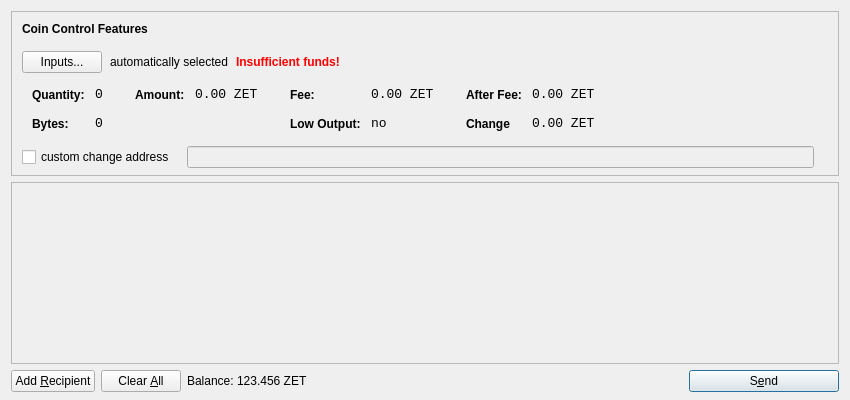
<?xml version="1.0" encoding="UTF-8"?>
<ui version="4.0">
 <class>SendCoinsDialog</class>
 <widget class="QDialog" name="SendCoinsDialog">
  <property name="geometry">
   <rect>
    <x>0</x>
    <y>0</y>
    <width>850</width>
    <height>400</height>
   </rect>
  </property>
  <property name="windowTitle">
   <string>Send Coins</string>
  </property>
  <layout class="QVBoxLayout" name="verticalLayout" stretch="0,1,0">
   <property name="bottomMargin">
    <number>8</number>
   </property>
   <item>
    <widget class="QFrame" name="frameCoinControl">
     <property name="sizePolicy">
      <sizepolicy hsizetype="Expanding" vsizetype="Expanding">
       <horstretch>0</horstretch>
       <verstretch>0</verstretch>
      </sizepolicy>
     </property>
     <property name="maximumSize">
      <size>
       <width>16777215</width>
       <height>16777215</height>
      </size>
     </property>
     <property name="frameShape">
      <enum>QFrame::StyledPanel</enum>
     </property>
     <property name="frameShadow">
      <enum>QFrame::Sunken</enum>
     </property>
     <layout class="QVBoxLayout" name="verticalLayoutCoinControl2">
      <property name="spacing">
       <number>-1</number>
      </property>
      <property name="leftMargin">
       <number>0</number>
      </property>
      <property name="topMargin">
       <number>0</number>
      </property>
      <property name="rightMargin">
       <number>0</number>
      </property>
      <property name="bottomMargin">
       <number>6</number>
      </property>
      <item>
       <layout class="QVBoxLayout" name="verticalLayoutCoinControl" stretch="0,0,0,0,1">
        <property name="spacing">
         <number>0</number>
        </property>
        <property name="leftMargin">
         <number>10</number>
        </property>
        <property name="topMargin">
         <number>10</number>
        </property>
        <item>
         <layout class="QHBoxLayout" name="horizontalLayoutCoinControl1">
          <property name="bottomMargin">
           <number>15</number>
          </property>
          <item>
           <widget class="QLabel" name="labelCoinControlFeatures">
            <property name="sizePolicy">
             <sizepolicy hsizetype="Preferred" vsizetype="Maximum">
              <horstretch>0</horstretch>
              <verstretch>0</verstretch>
             </sizepolicy>
            </property>
            <property name="font">
             <font>
              <weight>75</weight>
              <bold>true</bold>
             </font>
            </property>
            <property name="styleSheet">
             <string notr="true">font-weight:bold;</string>
            </property>
            <property name="text">
             <string>Coin Control Features</string>
            </property>
           </widget>
          </item>
         </layout>
        </item>
        <item>
         <layout class="QHBoxLayout" name="horizontalLayoutCoinControl2" stretch="0,0,0,0">
          <property name="spacing">
           <number>8</number>
          </property>
          <property name="bottomMargin">
           <number>10</number>
          </property>
          <item>
           <widget class="QPushButton" name="pushButtonCoinControl">
            <property name="styleSheet">
             <string notr="true"/>
            </property>
            <property name="text">
             <string>Inputs...</string>
            </property>
           </widget>
          </item>
          <item>
           <widget class="QLabel" name="labelCoinControlAutomaticallySelected">
            <property name="text">
             <string>automatically selected</string>
            </property>
            <property name="margin">
             <number>5</number>
            </property>
           </widget>
          </item>
          <item>
           <widget class="QLabel" name="labelCoinControlInsuffFunds">
            <property name="font">
             <font>
              <weight>75</weight>
              <bold>true</bold>
             </font>
            </property>
            <property name="styleSheet">
             <string notr="true">color:red;font-weight:bold;</string>
            </property>
            <property name="text">
             <string>Insufficient funds!</string>
            </property>
            <property name="margin">
             <number>5</number>
            </property>
           </widget>
          </item>
          <item>
           <spacer name="horizontalSpacerCoinControl">
            <property name="orientation">
             <enum>Qt::Horizontal</enum>
            </property>
            <property name="sizeHint" stdset="0">
             <size>
              <width>40</width>
              <height>1</height>
             </size>
            </property>
           </spacer>
          </item>
         </layout>
        </item>
        <item>
         <widget class="QWidget" name="widgetCoinControl" native="true">
          <property name="sizePolicy">
           <sizepolicy hsizetype="Preferred" vsizetype="Preferred">
            <horstretch>0</horstretch>
            <verstretch>0</verstretch>
           </sizepolicy>
          </property>
          <property name="minimumSize">
           <size>
            <width>0</width>
            <height>0</height>
           </size>
          </property>
          <property name="styleSheet">
           <string notr="true"/>
          </property>
          <layout class="QHBoxLayout" name="horizontalLayoutCoinControl5">
           <property name="margin">
            <number>0</number>
           </property>
           <item>
            <layout class="QHBoxLayout" name="horizontalLayoutCoinControl3" stretch="0,0,0,1">
             <property name="spacing">
              <number>20</number>
             </property>
             <property name="topMargin">
              <number>0</number>
             </property>
             <property name="bottomMargin">
              <number>10</number>
             </property>
             <item>
              <layout class="QFormLayout" name="formLayoutCoinControl1">
               <property name="horizontalSpacing">
                <number>10</number>
               </property>
               <property name="verticalSpacing">
                <number>14</number>
               </property>
               <property name="leftMargin">
                <number>10</number>
               </property>
               <property name="topMargin">
                <number>4</number>
               </property>
               <property name="rightMargin">
                <number>6</number>
               </property>
               <item row="0" column="0">
                <widget class="QLabel" name="labelCoinControlQuantityText">
                 <property name="styleSheet">
                  <string notr="true">font-weight:bold;</string>
                 </property>
                 <property name="text">
                  <string>Quantity:</string>
                 </property>
                 <property name="margin">
                  <number>0</number>
                 </property>
                </widget>
               </item>
               <item row="0" column="1">
                <widget class="QLabel" name="labelCoinControlQuantity">
                 <property name="font">
                  <font>
                   <family>Monospace</family>
                   <pointsize>10</pointsize>
                  </font>
                 </property>
                 <property name="cursor">
                  <cursorShape>IBeamCursor</cursorShape>
                 </property>
                 <property name="contextMenuPolicy">
                  <enum>Qt::ActionsContextMenu</enum>
                 </property>
                 <property name="text">
                  <string>0</string>
                 </property>
                 <property name="margin">
                  <number>0</number>
                 </property>
                 <property name="textInteractionFlags">
                  <set>Qt::LinksAccessibleByMouse|Qt::TextSelectableByKeyboard|Qt::TextSelectableByMouse</set>
                 </property>
                </widget>
               </item>
               <item row="1" column="0">
                <widget class="QLabel" name="labelCoinControlBytesText">
                 <property name="styleSheet">
                  <string notr="true">font-weight:bold;</string>
                 </property>
                 <property name="text">
                  <string>Bytes:</string>
                 </property>
                </widget>
               </item>
               <item row="1" column="1">
                <widget class="QLabel" name="labelCoinControlBytes">
                 <property name="font">
                  <font>
                   <family>Monospace</family>
                   <pointsize>10</pointsize>
                  </font>
                 </property>
                 <property name="cursor">
                  <cursorShape>IBeamCursor</cursorShape>
                 </property>
                 <property name="contextMenuPolicy">
                  <enum>Qt::ActionsContextMenu</enum>
                 </property>
                 <property name="text">
                  <string>0</string>
                 </property>
                 <property name="textInteractionFlags">
                  <set>Qt::LinksAccessibleByMouse|Qt::TextSelectableByKeyboard|Qt::TextSelectableByMouse</set>
                 </property>
                </widget>
               </item>
              </layout>
             </item>
             <item>
              <layout class="QFormLayout" name="formLayoutCoinControl2">
               <property name="horizontalSpacing">
                <number>10</number>
               </property>
               <property name="verticalSpacing">
                <number>14</number>
               </property>
               <property name="leftMargin">
                <number>6</number>
               </property>
               <property name="topMargin">
                <number>4</number>
               </property>
               <property name="rightMargin">
                <number>6</number>
               </property>
               <item row="0" column="0">
                <widget class="QLabel" name="labelCoinControlAmountText">
                 <property name="styleSheet">
                  <string notr="true">font-weight:bold;</string>
                 </property>
                 <property name="text">
                  <string>Amount:</string>
                 </property>
                 <property name="margin">
                  <number>0</number>
                 </property>
                </widget>
               </item>
               <item row="0" column="1">
                <widget class="QLabel" name="labelCoinControlAmount">
                 <property name="font">
                  <font>
                   <family>Monospace</family>
                   <pointsize>10</pointsize>
                  </font>
                 </property>
                 <property name="cursor">
                  <cursorShape>IBeamCursor</cursorShape>
                 </property>
                 <property name="contextMenuPolicy">
                  <enum>Qt::ActionsContextMenu</enum>
                 </property>
                 <property name="text">
                  <string notr="true">0.00 ZET</string>
                 </property>
                 <property name="textInteractionFlags">
                  <set>Qt::LinksAccessibleByMouse|Qt::TextSelectableByKeyboard|Qt::TextSelectableByMouse</set>
                 </property>
                </widget>
               </item>
              </layout>
             </item>
             <item>
              <layout class="QFormLayout" name="formLayoutCoinControl3">
               <property name="horizontalSpacing">
                <number>10</number>
               </property>
               <property name="verticalSpacing">
                <number>14</number>
               </property>
               <property name="leftMargin">
                <number>6</number>
               </property>
               <property name="topMargin">
                <number>4</number>
               </property>
               <property name="rightMargin">
                <number>6</number>
               </property>
               <item row="0" column="0">
                <widget class="QLabel" name="labelCoinControlFeeText">
                 <property name="styleSheet">
                  <string notr="true">font-weight:bold;</string>
                 </property>
                 <property name="text">
                  <string>Fee:</string>
                 </property>
                 <property name="margin">
                  <number>0</number>
                 </property>
                </widget>
               </item>
               <item row="0" column="1">
                <widget class="QLabel" name="labelCoinControlFee">
                 <property name="font">
                  <font>
                   <family>Monospace</family>
                   <pointsize>10</pointsize>
                  </font>
                 </property>
                 <property name="cursor">
                  <cursorShape>IBeamCursor</cursorShape>
                 </property>
                 <property name="contextMenuPolicy">
                  <enum>Qt::ActionsContextMenu</enum>
                 </property>
                 <property name="text">
                  <string notr="true">0.00 ZET</string>
                 </property>
                 <property name="textInteractionFlags">
                  <set>Qt::LinksAccessibleByMouse|Qt::TextSelectableByKeyboard|Qt::TextSelectableByMouse</set>
                 </property>
                </widget>
               </item>
               <item row="1" column="0">
                <widget class="QLabel" name="labelCoinControlLowOutputText">
                 <property name="styleSheet">
                  <string notr="true">font-weight:bold;</string>
                 </property>
                 <property name="text">
                  <string>Low Output:</string>
                 </property>
                </widget>
               </item>
               <item row="1" column="1">
                <widget class="QLabel" name="labelCoinControlLowOutput">
                 <property name="font">
                  <font>
                   <family>Monospace</family>
                   <pointsize>10</pointsize>
                  </font>
                 </property>
                 <property name="cursor">
                  <cursorShape>IBeamCursor</cursorShape>
                 </property>
                 <property name="contextMenuPolicy">
                  <enum>Qt::ActionsContextMenu</enum>
                 </property>
                 <property name="text">
                  <string>no</string>
                 </property>
                 <property name="textInteractionFlags">
                  <set>Qt::LinksAccessibleByMouse|Qt::TextSelectableByKeyboard|Qt::TextSelectableByMouse</set>
                 </property>
                </widget>
               </item>
              </layout>
             </item>
             <item>
              <layout class="QFormLayout" name="formLayoutCoinControl4">
               <property name="horizontalSpacing">
                <number>10</number>
               </property>
               <property name="verticalSpacing">
                <number>14</number>
               </property>
               <property name="leftMargin">
                <number>6</number>
               </property>
               <property name="topMargin">
                <number>4</number>
               </property>
               <property name="rightMargin">
                <number>6</number>
               </property>
               <item row="0" column="0">
                <widget class="QLabel" name="labelCoinControlAfterFeeText">
                 <property name="styleSheet">
                  <string notr="true">font-weight:bold;</string>
                 </property>
                 <property name="text">
                  <string>After Fee:</string>
                 </property>
                 <property name="margin">
                  <number>0</number>
                 </property>
                </widget>
               </item>
               <item row="0" column="1">
                <widget class="QLabel" name="labelCoinControlAfterFee">
                 <property name="font">
                  <font>
                   <family>Monospace</family>
                   <pointsize>10</pointsize>
                  </font>
                 </property>
                 <property name="cursor">
                  <cursorShape>IBeamCursor</cursorShape>
                 </property>
                 <property name="contextMenuPolicy">
                  <enum>Qt::ActionsContextMenu</enum>
                 </property>
                 <property name="text">
                  <string notr="true">0.00 ZET</string>
                 </property>
                 <property name="textInteractionFlags">
                  <set>Qt::LinksAccessibleByMouse|Qt::TextSelectableByKeyboard|Qt::TextSelectableByMouse</set>
                 </property>
                </widget>
               </item>
               <item row="1" column="0">
                <widget class="QLabel" name="labelCoinControlChangeText">
                 <property name="styleSheet">
                  <string notr="true">font-weight:bold;</string>
                 </property>
                 <property name="text">
                  <string>Change</string>
                 </property>
                </widget>
               </item>
               <item row="1" column="1">
                <widget class="QLabel" name="labelCoinControlChange">
                 <property name="font">
                  <font>
                   <family>Monospace</family>
                   <pointsize>10</pointsize>
                  </font>
                 </property>
                 <property name="cursor">
                  <cursorShape>IBeamCursor</cursorShape>
                 </property>
                 <property name="contextMenuPolicy">
                  <enum>Qt::ActionsContextMenu</enum>
                 </property>
                 <property name="text">
                  <string notr="true">0.00 ZET</string>
                 </property>
                 <property name="textInteractionFlags">
                  <set>Qt::LinksAccessibleByMouse|Qt::TextSelectableByKeyboard|Qt::TextSelectableByMouse</set>
                 </property>
                </widget>
               </item>
              </layout>
             </item>
            </layout>
           </item>
          </layout>
         </widget>
        </item>
        <item>
         <layout class="QHBoxLayout" name="horizontalLayoutCoinControl4" stretch="0,0,0">
          <property name="spacing">
           <number>12</number>
          </property>
          <property name="sizeConstraint">
           <enum>QLayout::SetDefaultConstraint</enum>
          </property>
          <property name="topMargin">
           <number>5</number>
          </property>
          <property name="rightMargin">
           <number>5</number>
          </property>
          <item>
           <widget class="QCheckBox" name="checkBoxCoinControlChange">
            <property name="text">
             <string>custom change address</string>
            </property>
           </widget>
          </item>
          <item>
           <widget class="QLineEdit" name="lineEditCoinControlChange">
            <property name="enabled">
             <bool>false</bool>
            </property>
            <property name="sizePolicy">
             <sizepolicy hsizetype="Expanding" vsizetype="Fixed">
              <horstretch>0</horstretch>
              <verstretch>0</verstretch>
             </sizepolicy>
            </property>
           </widget>
          </item>
          <item>
           <widget class="QLabel" name="labelCoinControlChangeLabel">
            <property name="sizePolicy">
             <sizepolicy hsizetype="Preferred" vsizetype="Expanding">
              <horstretch>0</horstretch>
              <verstretch>0</verstretch>
             </sizepolicy>
            </property>
            <property name="minimumSize">
             <size>
              <width>0</width>
              <height>0</height>
             </size>
            </property>
            <property name="text">
             <string/>
            </property>
            <property name="margin">
             <number>3</number>
            </property>
           </widget>
          </item>
         </layout>
        </item>
        <item>
         <spacer name="verticalSpacerCoinControl">
          <property name="orientation">
           <enum>Qt::Vertical</enum>
          </property>
          <property name="sizeHint" stdset="0">
           <size>
            <width>800</width>
            <height>1</height>
           </size>
          </property>
         </spacer>
        </item>
       </layout>
      </item>
     </layout>
    </widget>
   </item>
   <item>
    <widget class="QScrollArea" name="scrollArea">
     <property name="widgetResizable">
      <bool>true</bool>
     </property>
     <widget class="QWidget" name="scrollAreaWidgetContents">
      <property name="geometry">
       <rect>
        <x>0</x>
        <y>0</y>
        <width>830</width>
        <height>165</height>
       </rect>
      </property>
      <layout class="QVBoxLayout" name="verticalLayout_2">
       <property name="margin">
        <number>0</number>
       </property>
       <item>
        <layout class="QVBoxLayout" name="entries">
         <property name="spacing">
          <number>6</number>
         </property>
        </layout>
       </item>
       <item>
        <spacer name="verticalSpacer">
         <property name="orientation">
          <enum>Qt::Vertical</enum>
         </property>
         <property name="sizeHint" stdset="0">
          <size>
           <width>20</width>
           <height>40</height>
          </size>
         </property>
        </spacer>
       </item>
      </layout>
     </widget>
    </widget>
   </item>
   <item>
    <layout class="QHBoxLayout" name="horizontalLayout">
     <item>
      <widget class="QPushButton" name="addButton">
       <property name="toolTip">
        <string>Send to multiple recipients at once</string>
       </property>
       <property name="text">
        <string>Add &amp;Recipient</string>
       </property>
       <property name="autoDefault">
        <bool>false</bool>
       </property>
      </widget>
     </item>
     <item>
      <widget class="QPushButton" name="clearButton">
       <property name="sizePolicy">
        <sizepolicy hsizetype="Minimum" vsizetype="Fixed">
         <horstretch>0</horstretch>
         <verstretch>0</verstretch>
        </sizepolicy>
       </property>
       <property name="toolTip">
        <string>Remove all transaction fields</string>
       </property>
       <property name="text">
        <string>Clear &amp;All</string>
       </property>
       <property name="autoRepeatDelay">
        <number>300</number>
       </property>
       <property name="autoDefault">
        <bool>false</bool>
       </property>
      </widget>
     </item>
     <item>
      <layout class="QHBoxLayout" name="horizontalLayout_2">
       <property name="spacing">
        <number>3</number>
       </property>
       <item>
        <widget class="QLabel" name="label">
         <property name="sizePolicy">
          <sizepolicy hsizetype="Preferred" vsizetype="Fixed">
           <horstretch>0</horstretch>
           <verstretch>0</verstretch>
          </sizepolicy>
         </property>
         <property name="text">
          <string>Balance:</string>
         </property>
        </widget>
       </item>
       <item>
        <widget class="QLabel" name="labelBalance">
         <property name="sizePolicy">
          <sizepolicy hsizetype="Preferred" vsizetype="Fixed">
           <horstretch>0</horstretch>
           <verstretch>0</verstretch>
          </sizepolicy>
         </property>
         <property name="cursor">
          <cursorShape>IBeamCursor</cursorShape>
         </property>
         <property name="text">
          <string notr="true">123.456 ZET</string>
         </property>
         <property name="textInteractionFlags">
          <set>Qt::LinksAccessibleByMouse|Qt::TextSelectableByKeyboard|Qt::TextSelectableByMouse</set>
         </property>
        </widget>
       </item>
      </layout>
     </item>
     <item>
      <spacer name="horizontalSpacer">
       <property name="orientation">
        <enum>Qt::Horizontal</enum>
       </property>
       <property name="sizeHint" stdset="0">
        <size>
         <width>40</width>
         <height>20</height>
        </size>
       </property>
      </spacer>
     </item>
     <item>
      <widget class="QPushButton" name="sendButton">
       <property name="minimumSize">
        <size>
         <width>150</width>
         <height>0</height>
        </size>
       </property>
       <property name="toolTip">
        <string>Confirm the send action</string>
       </property>
       <property name="text">
        <string>S&amp;end</string>
       </property>
       <property name="icon">
        <iconset resource="../bitcoin.qrc">
         <normaloff>:/icons/send</normaloff>:/icons/send</iconset>
       </property>
       <property name="default">
        <bool>true</bool>
       </property>
      </widget>
     </item>
    </layout>
   </item>
  </layout>
 </widget>
 <resources>
  <include location="../bitcoin.qrc"/>
 </resources>
 <connections/>
</ui>
